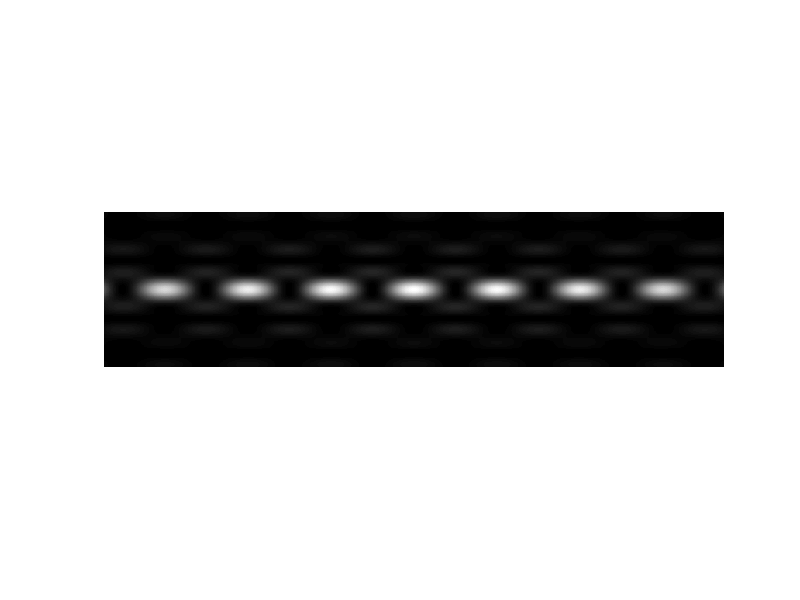

This figure's MATLAB source:
clear,clc

% %%%%%%%%%%%%%%%%%%%%%%%%%%%%%%
% set coordinates
% %%%%%%%%%%%%%%%%%%%%%%%%%%%%%%
scale = 4e-6;
x = linspace(-100e-6,100e-6,200);
y = linspace(-100e-6,100e-6,200);
z = linspace(-30e-3,30e-3,800);

[X,Y] = meshgrid(x,y);
r = sqrt(X.^2 + Y.^2);
R1 = 1500e-6;
R2 = 3000e-6;
f = 0.2;

lambda = 680e-9;
k = 2*pi/lambda;
sintheta1 = R1/sqrt(R1^2 + f^2);
sintheta2 = R2/sqrt(R2^2 + f^2);
plen = 2*lambda/abs(sqrt(1-sintheta1^2)-sqrt(1-sintheta2^2))
period = (z(end)-z(1))/plen

U = zeros(size(r,1),size(r,2),size(z,2));

beta1 = k*sintheta1;
beta2 = k*sintheta2;

w0 = 24.2e-6 * 40;
ZR = pi*w0^2/lambda;
% RZ = z/(1+ZR^2);
RZ = z + ZR^2./z;
w = w0 * sqrt(1+(z/ZR).^2);
% %%%%%%%%%%%%%%%%%%%%%%%%%%%%%%%%%%%%%%%%%%%%%%%%%%
parfor zi=1:size(z,2)
    U(:,:,zi) = w0/w(zi)*exp(-1i*sintheta1*beta1*z(zi)/2+1i*k*z(zi)-1i*atan(z(zi)/ZR)).*...
        besselj(0,r.*beta1/(1+1i*z(zi)/ZR)).*...
        exp((1i*k/2/RZ(zi)-1/(w(zi)^2)).*(r.^2+z(zi)^2*sintheta1^2)) +...
        ...
        w0/w(zi)*exp(-1i*sintheta2*beta2*z(zi)/2+1i*k*z(zi)-1i*atan(z(zi)/ZR)).*...
        besselj(0,r.*beta2/(1+1i*z(zi)/ZR)).*...
        exp((1i*k/2/RZ(zi)-1/(w(zi)^2)).*(r.^2+z(zi)^2*sintheta2^2));
end
% fprintf('\n');
Ii = abs(U).^2;
Ii = Ii/max(Ii(:));
parfor zi=1:size(z,2)
    ii = squeeze(Ii(:,:,zi));
     if zi<201
        ii(ceil(1:end/2),ceil(1:end/2))=0; % cut 3/4 of the volumetric psf
    end
    imwrite(uint8(255*ii),['slices34\',num2str(zi),'.tif'])
    disp(zi)
end
% Ii = (Ii-min(Ii(:))) / (max(Ii(:))-min(Ii(:)));
% %
% figure(100),
% for j = 1:size(z,2)
%     im = Ii(:,:,j);
%     im = (im-min(im(:)))/(max(im(:))-min(im(:)));
%     imagesc(im);
% %     imshow(im,hot);
%     title(['j = ',num2str(j)]);
%     colorbar
%     pause(0.001)
% end
% %
im2 = Ii(100,:,:);
% cl = abs(exp(-1i*z*ZR^2/2/k*beta1^2)+exp(-1i*z*ZR^2/2/k*beta2^2)).^2;
im2 = (im2-min(im2(:)))/(max(im2(:))-min(im2(:)));
figure(201),imshow(squeeze(im2))
% figure(200),plot(cl)
%%
clc,
improj = Ii(:,:,401);
improj = squeeze(improj);
improj = (improj-min(improj(:)))/(max(improj(:))-min(improj(:)));
% improj = [zeros(300,800);improj;zeros(300,800)];
% fig = figure(500);
% img = imshow(uint8(255*improj),... %'Colormap', jet(255),...
%     'Border','tight','InitialMagnification','fit');
% set (gcf,'Position',[512,256,512,512])
% C = colorbar;
% C.Location = 'west';
% C.Position = [0.05,0.05,0.05,0.3];
% C.FontSize = 10;
% C.Color = 'white';
% C.AxisLocation = 'in';
% save the figure with figure handle
% saveas(fig,'xy34.tif','tiffn');
imwrite(uint8(255*improj),'xy34.tif')